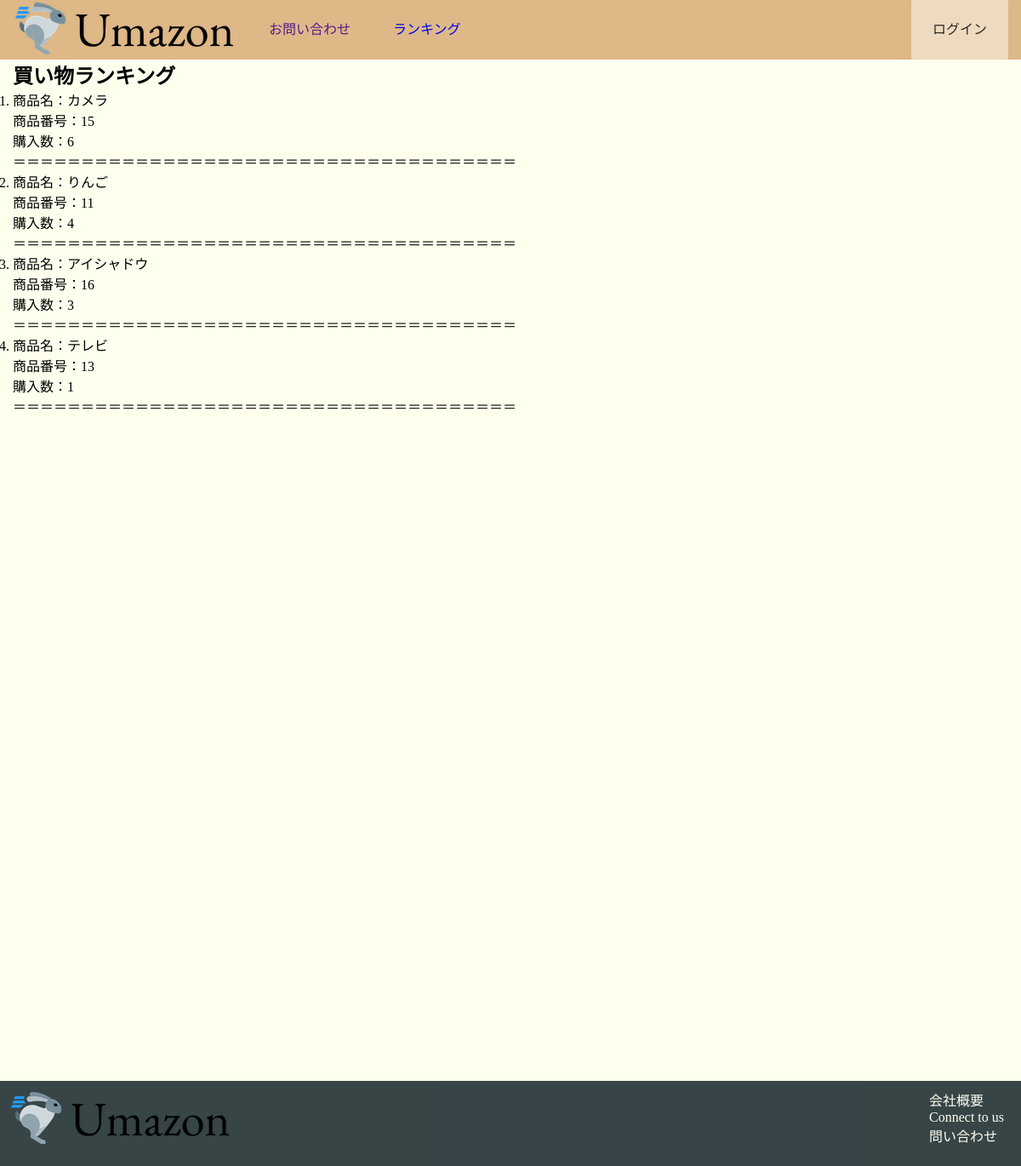
Page /ranking_list/ on the committed database.
### ranking/models.py (models this page shows)
class Rank(models.Model):
    product_num = models.ForeignKey(Buy,on_delete=models.CASCADE,null=True)
    buy_count = models.PositiveIntegerField('購入回数',default=0)

### buy/models.py (models this page shows)
class Buy(models.Model):
    user = models.CharField('ユーザ',max_length=20)
    name = models.CharField("商品", max_length=128)
    product_num = models.CharField('商品番号', max_length=128, null=True, blank=True)
    price = models.PositiveIntegerField("価格")
    count = models.PositiveIntegerField('数量')
    total_price = models.PositiveIntegerField("合計",null=True, blank=True)
    buy_count = models.PositiveIntegerField("購入回数",null=True, blank=True)
    buy_flag = models.BooleanField("購入結果",default=False)

### ranking/views.py (the view)
# urls.py: path('ranking_list/', ranking.views.ranking_list, name='ranking_list'),
def ranking_list(request):
    rank = Rank.objects.order_by('buy_count').reverse()
    return TemplateResponse(request,'ranking/ranking_list.html',{'rank':rank})

### ranking/templates/ranking/ranking_list.html
{% extends '../base.html' %}
{% block content %}
<div class="container">
<h2>買い物ランキング</h2>
<ol class = "ranking">
{%for r in rank%}
    <li>商品名：{{r.product_num.name}}</li>
    <p>商品番号：{{r.product_num.product_num}}</p>
    <p>購入数：{{r.buy_count}}</p>
＝＝＝＝＝＝＝＝＝＝＝＝＝＝＝＝＝＝＝＝＝＝＝＝＝＝＝＝＝＝＝＝＝＝＝＝＝
{%endfor%}
</ol>
</div>
{% endblock content %}

### static/css/style.css (style rules this page uses)
* { margin:0; padding:0; }
body { margin: 0; font-family: "Hiragino Kaku Gothic ProN"; }
.container { width: 1170px; padding: 0 15px; margin: 0 auto; }
li { list-style:none; }
.ranking li { list-style:decimal; }

### rows in the picture
Rank: product_num.name "カメラ", product_num.product_num "15", buy_count "6"
Rank: product_num.name "りんご", product_num.product_num "11", buy_count "4"
Rank: product_num.name "アイシャドウ", product_num.product_num "16", buy_count "3"
Rank: product_num.name "テレビ", product_num.product_num "13", buy_count "1"
